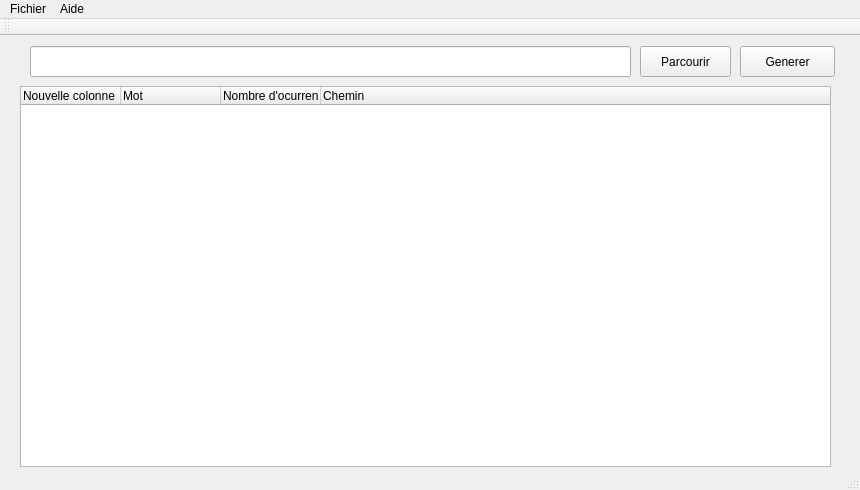
<?xml version="1.0" encoding="UTF-8"?>
<ui version="4.0">
 <class>indexation</class>
 <widget class="QMainWindow" name="indexation">
  <property name="geometry">
   <rect>
    <x>0</x>
    <y>0</y>
    <width>860</width>
    <height>490</height>
   </rect>
  </property>
  <property name="windowTitle">
   <string>indexation</string>
  </property>
  <property name="windowOpacity">
   <double>1.000000000000000</double>
  </property>
  <widget class="QWidget" name="centralWidget">
   <widget class="QPushButton" name="inv">
    <property name="geometry">
     <rect>
      <x>740</x>
      <y>10</y>
      <width>95</width>
      <height>31</height>
     </rect>
    </property>
    <property name="text">
     <string>Generer</string>
    </property>
   </widget>
   <widget class="QLineEdit" name="lineEdit">
    <property name="geometry">
     <rect>
      <x>30</x>
      <y>10</y>
      <width>601</width>
      <height>31</height>
     </rect>
    </property>
   </widget>
   <widget class="QTreeWidget" name="treeWidget">
    <property name="geometry">
     <rect>
      <x>20</x>
      <y>50</y>
      <width>811</width>
      <height>381</height>
     </rect>
    </property>
    <column>
     <property name="text">
      <string>Nouvelle colonne</string>
     </property>
    </column>
    <column>
     <property name="text">
      <string>Mot</string>
     </property>
    </column>
    <column>
     <property name="text">
      <string>Nombre d'ocurrence</string>
     </property>
    </column>
    <column>
     <property name="text">
      <string>Chemin</string>
     </property>
    </column>
   </widget>
   <widget class="QPushButton" name="pushButton_2">
    <property name="geometry">
     <rect>
      <x>640</x>
      <y>10</y>
      <width>91</width>
      <height>31</height>
     </rect>
    </property>
    <property name="text">
     <string>Parcourir</string>
    </property>
   </widget>
  </widget>
  <widget class="QStatusBar" name="statusBar"/>
  <widget class="QToolBar" name="mainToolBar">
   <attribute name="toolBarArea">
    <enum>TopToolBarArea</enum>
   </attribute>
   <attribute name="toolBarBreak">
    <bool>false</bool>
   </attribute>
  </widget>
  <widget class="QMenuBar" name="menuBar">
   <property name="geometry">
    <rect>
     <x>0</x>
     <y>0</y>
     <width>860</width>
     <height>21</height>
    </rect>
   </property>
   <widget class="QMenu" name="menuFichier">
    <property name="title">
     <string>Fichier</string>
    </property>
    <addaction name="actionQuitter_3"/>
   </widget>
   <widget class="QMenu" name="menuAide">
    <property name="title">
     <string>Aide</string>
    </property>
    <addaction name="action_Propo"/>
   </widget>
   <addaction name="menuFichier"/>
   <addaction name="menuAide"/>
  </widget>
  <action name="actionIndexation">
   <property name="text">
    <string>indexation</string>
   </property>
  </action>
  <action name="actionQuitter">
   <property name="text">
    <string>quitter</string>
   </property>
  </action>
  <action name="action">
   <property name="text">
    <string>?</string>
   </property>
  </action>
  <action name="actionQuitter_2">
   <property name="text">
    <string>Quitter</string>
   </property>
  </action>
  <action name="action_Propo">
   <property name="text">
    <string>À propos de l'indexation</string>
   </property>
  </action>
  <action name="actionQuitter_3">
   <property name="text">
    <string>Quitter</string>
   </property>
  </action>
 </widget>
 <layoutdefault spacing="6" margin="11"/>
 <tabstops>
  <tabstop>treeWidget</tabstop>
  <tabstop>pushButton_2</tabstop>
  <tabstop>inv</tabstop>
  <tabstop>lineEdit</tabstop>
 </tabstops>
 <resources/>
 <connections/>
</ui>
